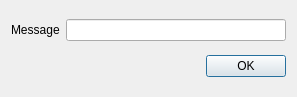
<?xml version="1.0" encoding="UTF-8"?>
<ui version="4.0">
 <class>Dialog</class>
 <widget class="QDialog" name="Dialog">
  <property name="geometry">
   <rect>
    <x>0</x>
    <y>0</y>
    <width>297</width>
    <height>97</height>
   </rect>
  </property>
  <property name="windowTitle">
   <string>Dialog</string>
  </property>
  <layout class="QVBoxLayout" name="verticalLayout">
   <item>
    <layout class="QHBoxLayout" name="horizontalLayout">
     <item>
      <widget class="QLabel" name="label">
       <property name="text">
        <string>Message</string>
       </property>
      </widget>
     </item>
     <item>
      <widget class="QLineEdit" name="edtLine"/>
     </item>
    </layout>
   </item>
   <item>
    <widget class="QDialogButtonBox" name="buttonBox">
     <property name="standardButtons">
      <set>QDialogButtonBox::Ok</set>
     </property>
    </widget>
   </item>
  </layout>
 </widget>
 <resources/>
 <connections/>
</ui>
